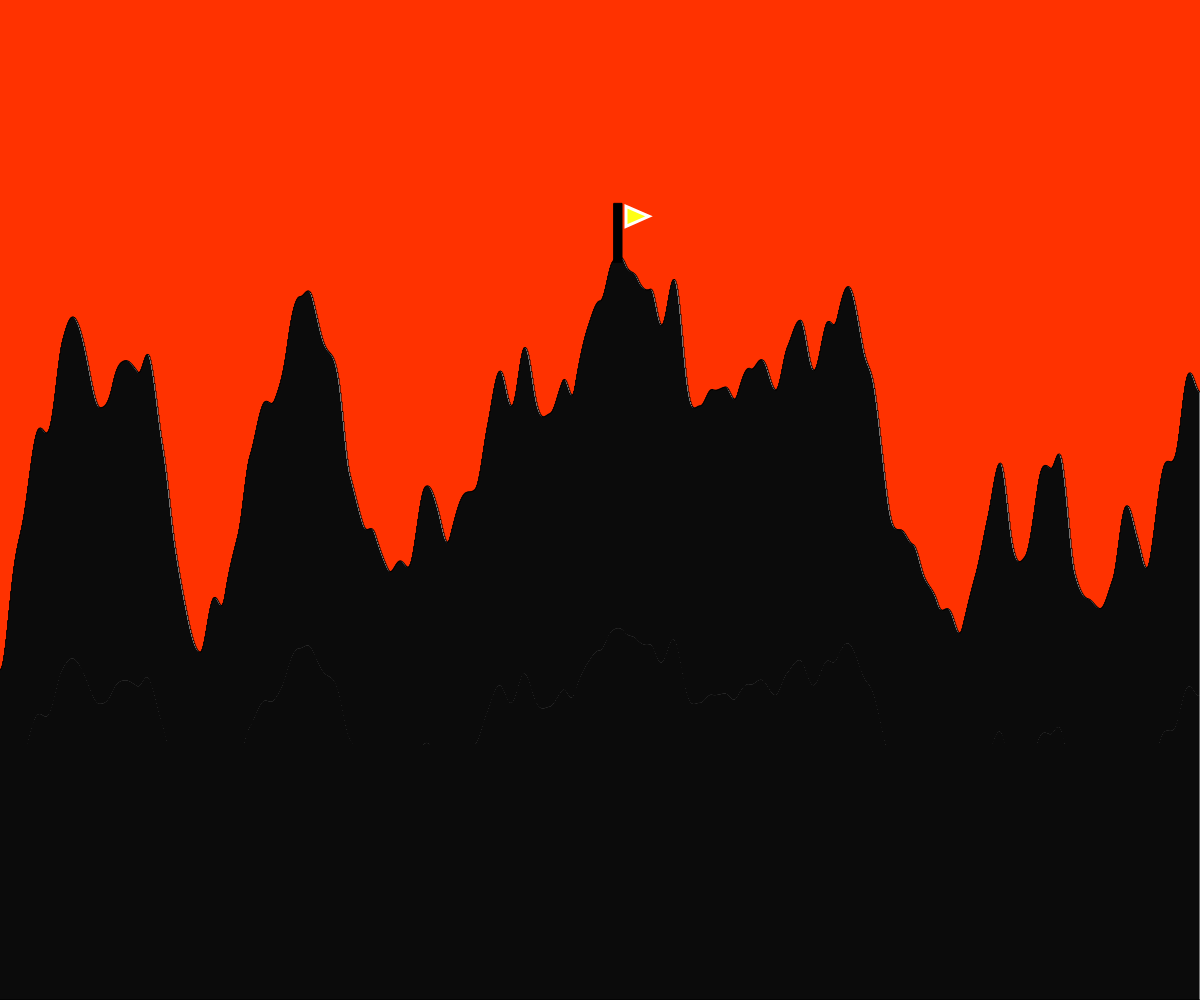
Frame 1 (no input)
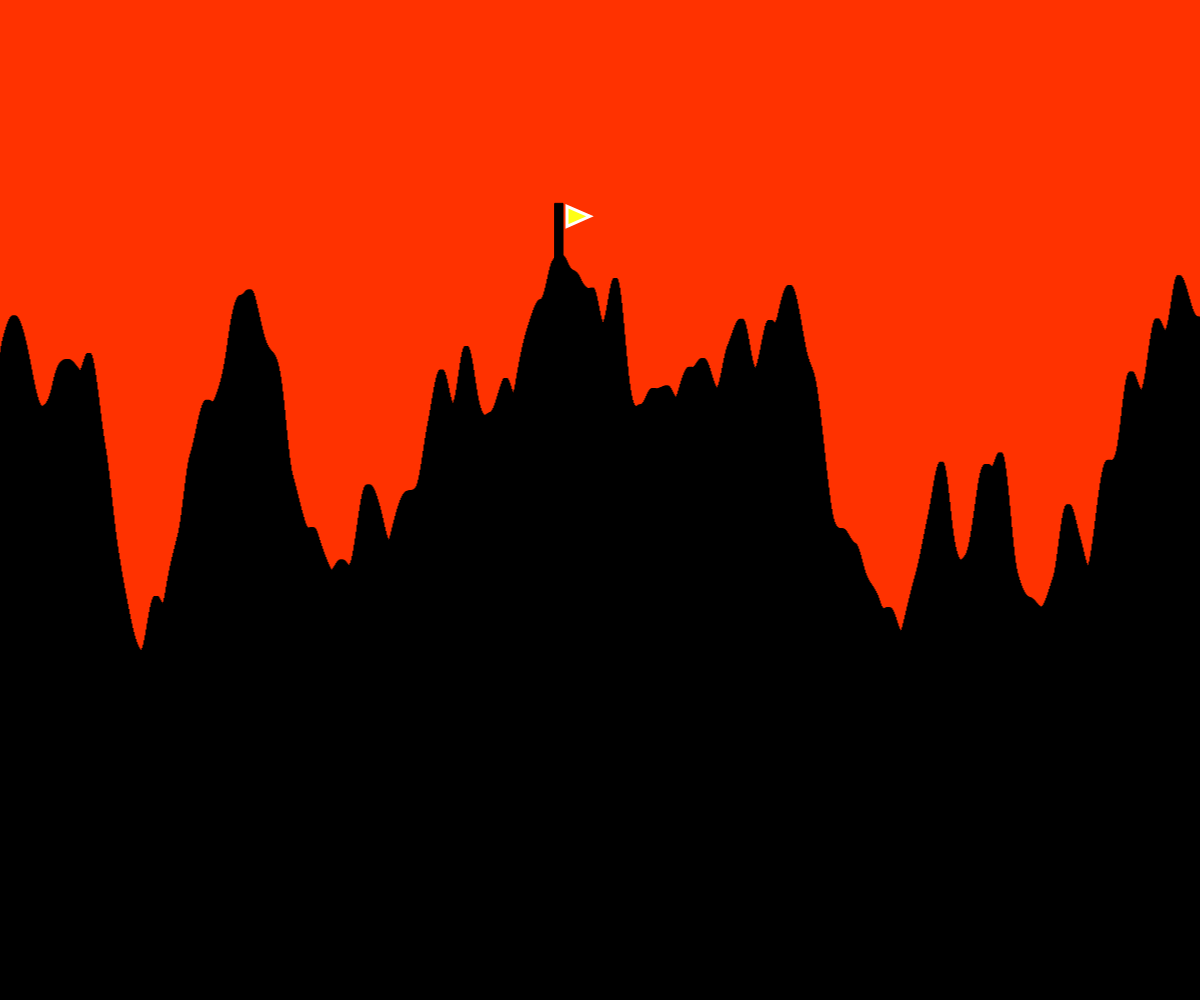
Frame 60 (no input)
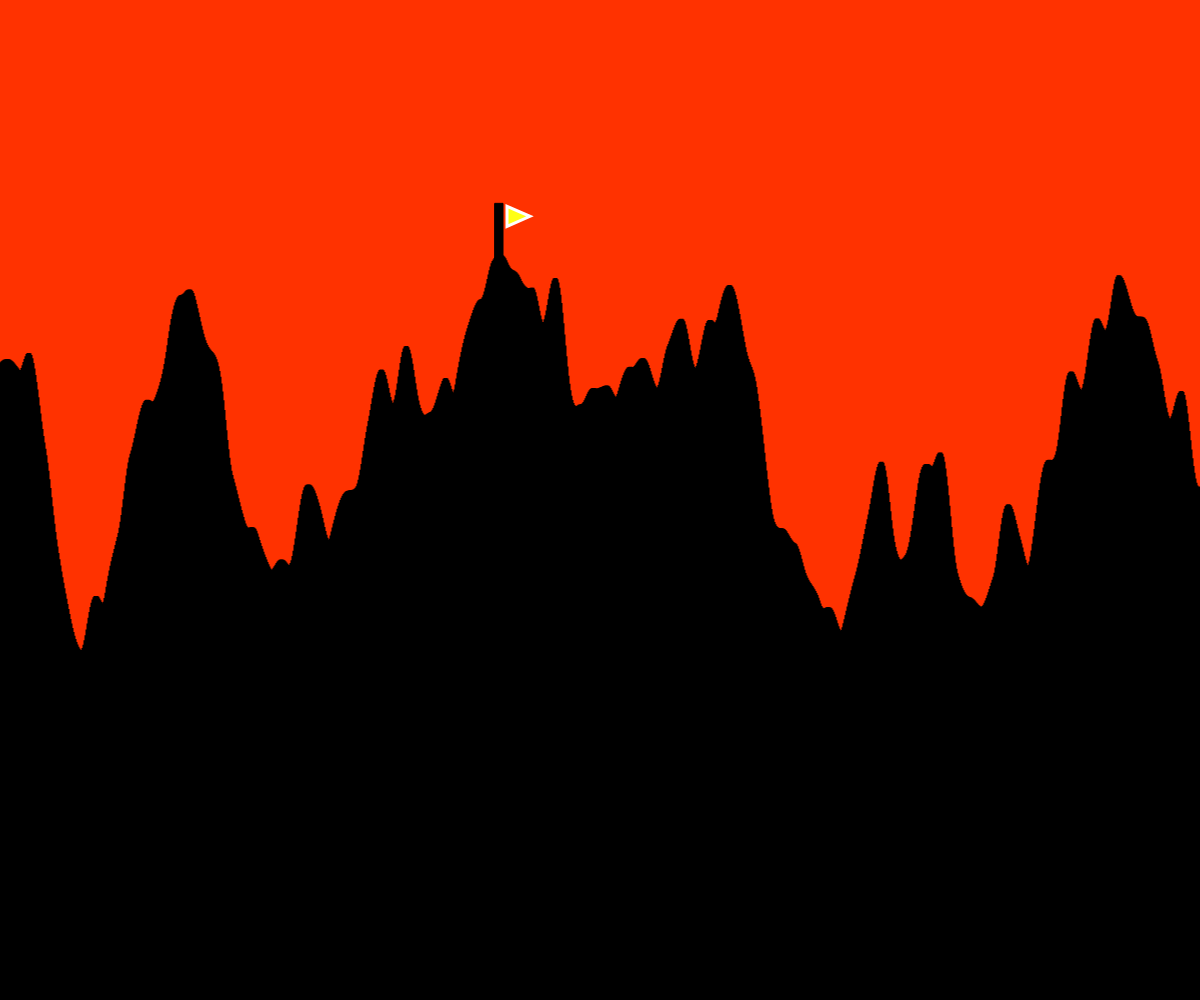
Frame 120 (the mouse pressed at the canvas centre since frame 60)

The p5.js sketch that drew these frames (run headless with seeded random() and noise() and a simulated clock; from frame 60 on, the mouse is pressed at the canvas centre):

// p5.js sketch
// ── sketch.js
// Perlin Noise Project
// Danielle Kerr
// 03/14/2019
//
// Extra for Experts:
// - i placed the flag at the summit, and coloured the background pretty!!!!
let tWidth = 1
let inc = 0.01;
let start = 0;


function setup() {
  createCanvas(windowWidth, windowHeight);
  rectMode(CORNERS);
  //noLoop();
}


function drawTerrain(){         // ------------- draws the "Terrain"

  let xOff = start;
  let highest = height;
  let highestX = 0;

  for(let x = 0; x < width; x += tWidth){
    let curHeight = noise(xOff) * height

    if (curHeight < highest){
      highest = curHeight;
      highestX = x;
    }
     //rect(x, random(height), x + tWidth, height);
     stroke(0);
     rect(x, curHeight, x + tWidth, height);
     xOff += 0.01;
     var xoff = start;
     var y = noise(xoff) * height;
     xoff += inc;
   }



  drawFlag(highestX, highest);

  start += inc;
}

function drawFlag(xValue, yValue){            // ------------ draws the "Flag"
//at highest point - print flag.
  stroke(0);
  fill(0);
  strokeWeight(1);
  rect(xValue - 5, yValue + 6, xValue +3, yValue - 53);
  stroke(255, 255, 255);
  fill(255, 255 ,20);
  strokeWeight(3);
  triangle(xValue + 7, yValue - 30, xValue + 7, yValue - 50, xValue + 30, yValue - 40);
}


function perAverage(){
  //height - curheight
  totalHeight = height - curheight 
  totalHeight/tWidth 
}


function draw() {
  background(255, 50 ,0);
  drawTerrain();
}
